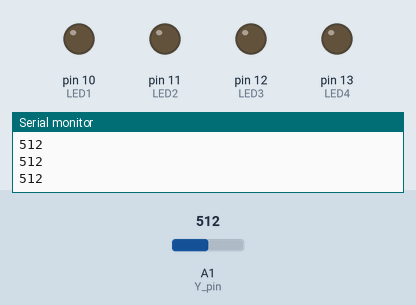
The sketch below on a simulated Arduino Uno, built with avr-gcc and run on an emulated ATmega328P. Parts: output pins drawn as LEDs (lit = HIGH), the last lines printed to the serial monitor. Dashed ring = blinking. Inputs (shaded band) come from the test bench; at power-on: A1 (Y_pin) = 512.

Above: at 1.2 s.
1.3 s: A1 (Y_pin) set to 0
At 1.5 s:
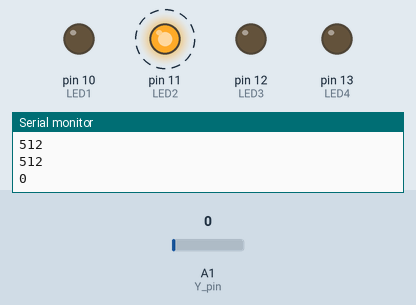
4.3 s: A1 (Y_pin) set to 122
At 4.3 s:
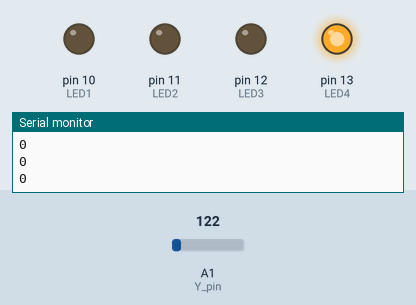
5.8 s: A1 (Y_pin) set to 1005
7.3 s: A1 (Y_pin) set to 1023
At 7.51 s:
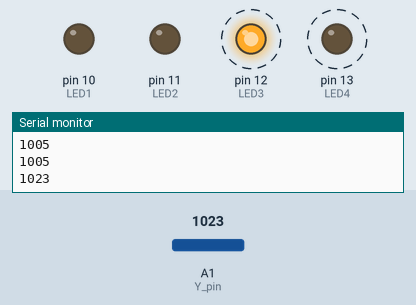
10.3 s: A1 (Y_pin) set to 900
At 10.3 s:
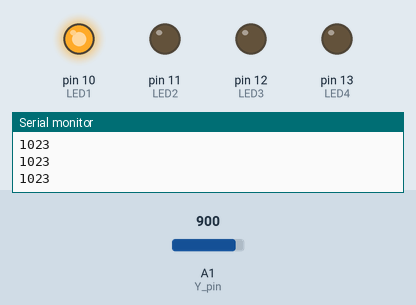
Timing chart, 0 to 12.8 s (numbered marks = the images above; inputs shaded):
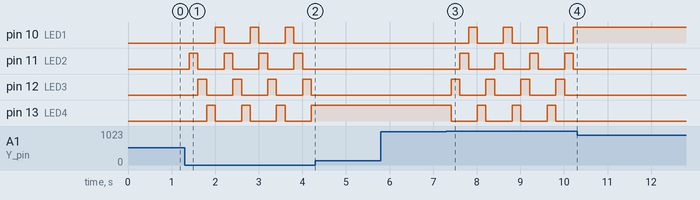

The sketch:

joystickLEDS.ino
```cpp
int LED4 = 13;
int LED3 = 12;
int LED2 = 11;
int LED1 = 10;

int LEDS[4];

//joystick vars
const int SW_pin = 2; // digital pin connected to switch output
const int X_pin = A0; // analog pin connected to X output
const int Y_pin = A1;


//Algo
int currentOn = 0;

void setup() {
  Serial.begin(9600);

  pinMode(SW_pin, INPUT);
  pinMode(X_pin, INPUT);
  pinMode(Y_pin, INPUT);
  digitalWrite(SW_pin, HIGH);

  pinMode(LED4,OUTPUT);
  pinMode(LED3,OUTPUT);
  pinMode(LED2,OUTPUT);
  pinMode(LED1,OUTPUT);
  LEDS[0] = LED1;
  LEDS[1] = LED2;
  LEDS[2] = LED3;
  LEDS[3] = LED4;

//  digitalWrite(LEDS[currentOn], HIGH);

}

void loop() {

 int yPosition = analogRead(Y_pin);
  Serial.println(yPosition);
   if(yPosition == 1023){ //joystick sticked left

      digitalWrite(LEDS[currentOn], LOW);
      if(currentOn == 0)
         currentOn = 3;
      else
        currentOn--;

      digitalWrite(LEDS[currentOn], HIGH);
   }
   if(yPosition == 0){ //joystick sticked right

      digitalWrite(LEDS[currentOn], LOW);
      if(currentOn == 3)
         currentOn = 0;
      else
        currentOn++;

      digitalWrite(LEDS[currentOn], HIGH);
   }
    delay(200);


}
```

Measured:
- the behaviour switches between 1022 and 1023 on A1 (Y_pin) (found by bisection; images 2 and 3)
- after the input at 1.3 s, pin 10 (LED1): alternates HIGH for 0.20 s and LOW for 0.60 s, starting after 0.70 s; pin 11 (LED2): alternates HIGH for 0.20 s and LOW for 0.60 s, starting after 0.10 s
- after the input at 4.3 s, pin 10 (LED1), pin 11 (LED2): stops changing and stays LOW; pin 12 (LED3): stays LOW (without the input it goes to HIGH after 0.51 s); pin 13 (LED4): stays HIGH (without the input it goes to LOW after 0.11 s)
- after the input at 7.3 s, pin 10 (LED1): alternates HIGH for 0.20 s and LOW for 0.60 s, starting after 0.51 s; pin 11 (LED2): alternates HIGH for 0.20 s and LOW for 0.60 s, starting after 0.31 s; pin 12 (LED3), pin 13 (LED4): alternates HIGH for 0.20 s and LOW for 0.60 s, starting after 0.11 s
- after the input at 10.3 s, pin 10 (LED1): stops changing and stays HIGH; pin 11 (LED2), pin 12 (LED3), pin 13 (LED4): stops changing and stays LOW
